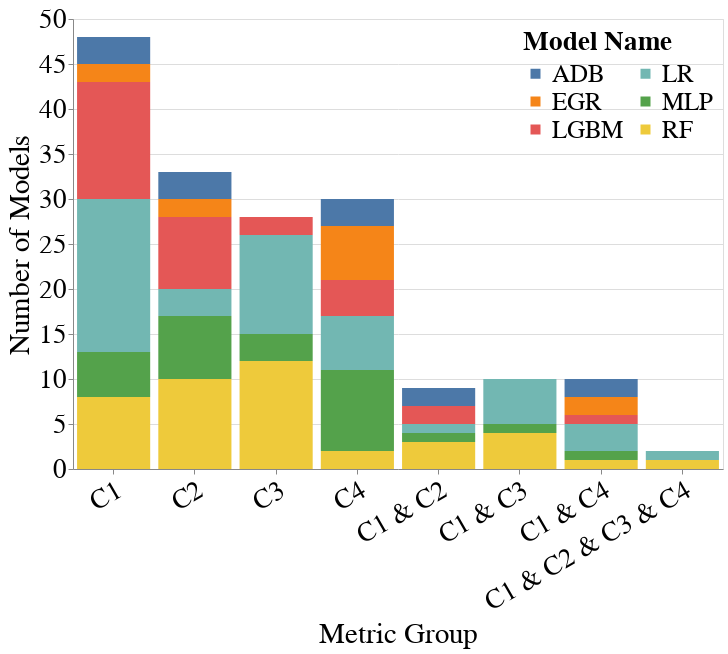

Notebook code cell kept with this figure:
### Code cell
# WAE
# Metrics for constraints: [C1, C2, C3, C4]
metrics = ['Accuracy', 'Equalized_Odds_FPR', 'Std_Parity', 'Aleatoric_Uncertainty_Parity']
metrics_value_range_dct = {
    metrics[0]: [0.93, 1.0], # C1
    metrics[1]: [-0.04, 0.04], # C2
    metrics[2]: [-0.01, 0.01], # C3
    metrics[3]: [-0.045, 0.045], # C4
    f'{metrics[0]}&{metrics[1]}': None, # C1 + C2
    f'{metrics[0]}&{metrics[2]}': None, # C1 + C3
    f'{metrics[0]}&{metrics[3]}': None, # C1 + C4
    f'{metrics[0]}&{metrics[1]}&{metrics[2]}&{metrics[3]}': None, # C1 + C2 + C3 + C4
}
create_bar_chart_for_model_selection(all_subgroup_metrics_df,
                                     all_group_metrics_df,
                                     metrics_value_range_dct,
                                     dataset_name='Student_Performance_Por',
                                     group='sex',
                                     vals_to_replace=vals_to_replace)

### Figure 1 — Vega-Lite specification as saved in the notebook (floating-point values rounded to 4 significant figures)
{"config": {"view": {"continuousWidth": 400, "continuousHeight": 300}, "axis": {"labelFontSize": 27, "labelFontWeight": "normal", "labelLimit": 300, "tickMinStep": 1, "titleFontSize": 29, "titleFontWeight": "normal"}, "legend": {"columns": 2, "labelFontSize": 25, "labelLimit": 300, "legendX": 450, "legendY": 10, "orient": "none", "symbolStrokeWidth": 4, "titleFontSize": 27, "titleLimit": 220}, "title": {"fontSize": 27}}, "data": {"name": "data-ce6f5404715c0220b90fdbbf909c0593"}, "mark": "bar", "encoding": {"color": {"field": "Model_Name", "legend": {"title": "Model Name"}, "type": "nominal"}, "x": {"axis": {"labelAngle": -30}, "field": "Title", "sort": {"order": "ascending"}, "title": "Metric Group", "type": "nominal"}, "y": {"field": "Number_of_Models", "title": "Number of Models", "type": "quantitative"}}, "height": 450, "width": 650, "$schema": "https://vega.github.io/schema/vega-lite/v4.17.0.json", "datasets": {"data-ce6f5404715c0220b90fdbbf909c0593": [{"Model_Name": "LR", "Number_of_Models": 17, "Metric_Group": "Accuracy", "Alias": "C1", "Title": "C1"}, {"Model_Name": "LGBM", "Number_of_Models": 13, "Metric_Group": "Accuracy", "Alias": "C1", "Title": "C1"}, {"Model_Name": "RF", "Number_of_Models": 8, "Metric_Group": "Accuracy", "Alias": "C1", "Title": "C1"}, {"Model_Name": "MLP", "Number_of_Models": 5, "Metric_Group": "Accuracy", "Alias": "C1", "Title": "C1"}, {"Model_Name": "ADB", "Number_of_Models": 3, "Metric_Group": "Accuracy", "Alias": "C1", "Title": "C1"}, {"Model_Name": "EGR", "Number_of_Models": 2, "Metric_Group": "Accuracy", "Alias": "C1", "Title": "C1"}, {"Model_Name": "RF", "Number_of_Models": 10, "Metric_Group": "Equalized_Odds_FPR", "Alias": "C2", "Title": "C2"}, {"Model_Name": "LGBM", "Number_of_Models": 8, "Metric_Group": "Equalized_Odds_FPR", "Alias": "C2", "Title": "C2"}, {"Model_Name": "MLP", "Number_of_Models": 7, "Metric_Group": "Equalized_Odds_FPR", "Alias": "C2", "Title": "C2"}, {"Model_Name": "ADB", "Number_of_Models": 3, "Metric_Group": "Equalized_Odds_FPR", "Alias": "C2", "Title": "C2"}, {"Model_Name": "LR", "Number_of_Models": 3, "Metric_Group": "Equalized_Odds_FPR", "Alias": "C2", "Title": "C2"}, {"Model_Name": "EGR", "Number_of_Models": 2, "Metric_Group": "Equalized_Odds_FPR", "Alias": "C2", "Title": "C2"}, {"Model_Name": "RF", "Number_of_Models": 12, "Metric_Group": "Std_Parity", "Alias": "C3", "Title": "C3"}, {"Model_Name": "LR", "Number_of_Models": 11, "Metric_Group": "Std_Parity", "Alias": "C3", "Title": "C3"}, {"Model_Name": "MLP", "Number_of_Models": 3, "Metric_Group": "Std_Parity", "Alias": "C3", "Title": "C3"}, {"Model_Name": "LGBM", "Number_of_Models": 2, "Metric_Group": "Std_Parity", "Alias": "C3", "Title": "C3"}, {"Model_Name": "MLP", "Number_of_Models": 9, "Metric_Group": "Aleatoric_Uncertainty_Parity", "Alias": "C4", "Title": "C4"}, {"Model_Name": "EGR", "Number_of_Models": 6, "Metric_Group": "Aleatoric_Uncertainty_Parity", "Alias": "C4", "Title": "C4"}, {"Model_Name": "LR", "Number_of_Models": 6, "Metric_Group": "Aleatoric_Uncertainty_Parity", "Alias": "C4", "Title": "C4"}, {"Model_Name": "LGBM", "Number_of_Models": 4, "Metric_Group": "Aleatoric_Uncertainty_Parity", "Alias": "C4", "Title": "C4"}, {"Model_Name": "ADB", "Number_of_Models": 3, "Metric_Group": "Aleatoric_Uncertainty_Parity", "Alias": "C4", "Title": "C4"}, {"Model_Name": "RF", "Number_of_Models": 2, "Metric_Group": "Aleatoric_Uncertainty_Parity", "Alias": "C4", "Title": "C4"}, {"Model_Name": "RF", "Number_of_Models": 3, "Metric_Group": "Accuracy&Equalized_Odds_FPR", "Alias": "C1 & C2", "Title": "C1 & C2"}, {"Model_Name": "ADB", "Number_of_Models": 2, "Metric_Group": "Accuracy&Equalized_Odds_FPR", "Alias": "C1 & C2", "Title": "C1 & C2"}, {"Model_Name": "LGBM", "Number_of_Models": 2, "Metric_Group": "Accuracy&Equalized_Odds_FPR", "Alias": "C1 & C2", "Title": "C1 & C2"}, {"Model_Name": "LR", "Number_of_Models": 1, "Metric_Group": "Accuracy&Equalized_Odds_FPR", "Alias": "C1 & C2", "Title": "C1 & C2"}, {"Model_Name": "MLP", "Number_of_Models": 1, "Metric_Group": "Accuracy&Equalized_Odds_FPR", "Alias": "C1 & C2", "Title": "C1 & C2"}, {"Model_Name": "LR", "Number_of_Models": 5, "Metric_Group": "Accuracy&Std_Parity", "Alias": "C1 & C3", "Title": "C1 & C3"}, {"Model_Name": "RF", "Number_of_Models": 4, "Metric_Group": "Accuracy&Std_Parity", "Alias": "C1 & C3", "Title": "C1 & C3"}, {"Model_Name": "MLP", "Number_of_Models": 1, "Metric_Group": "Accuracy&Std_Parity", "Alias": "C1 & C3", "Title": "C1 & C3"}, {"Model_Name": "LR", "Number_of_Models": 3, "Metric_Group": "Accuracy&Aleatoric_Uncertainty_Parity", "Alias": "C1 & C4", "Title": "C1 & C4"}, {"Model_Name": "ADB", "Number_of_Models": 2, "Metric_Group": "Accuracy&Aleatoric_Uncertainty_Parity", "Alias": "C1 & C4", "Title": "C1 & C4"}, {"Model_Name": "EGR", "Number_of_Models": 2, "Metric_Group": "Accuracy&Aleatoric_Uncertainty_Parity", "Alias": "C1 & C4", "Title": "C1 & C4"}, {"Model_Name": "LGBM", "Number_of_Models": 1, "Metric_Group": "Accuracy&Aleatoric_Uncertainty_Parity", "Alias": "C1 & C4", "Title": "C1 & C4"}, {"Model_Name": "MLP", "Number_of_Models": 1, "Metric_Group": "Accuracy&Aleatoric_Uncertainty_Parity", "Alias": "C1 & C4", "Title": "C1 & C4"}, {"Model_Name": "RF", "Number_of_Models": 1, "Metric_Group": "Accuracy&Aleatoric_Uncertainty_Parity", "Alias": "C1 & C4", "Title": "C1 & C4"}, {"Model_Name": "LR", "Number_of_Models": 1, "Metric_Group": "Accuracy&Equalized_Odds_FPR&Std_Parity&Aleatoric_Uncertainty_Parity", "Alias": "C1 & C2 & C3 & C4", "Title": "C1 & C2 & C3 & C4"}, {"Model_Name": "RF", "Number_of_Models": 1, "Metric_Group": "Accuracy&Equalized_Odds_FPR&Std_Parity&Aleatoric_Uncertainty_Parity", "Alias": "C1 & C2 & C3 & C4", "Title": "C1 & C2 & C3 & C4"}]}}
